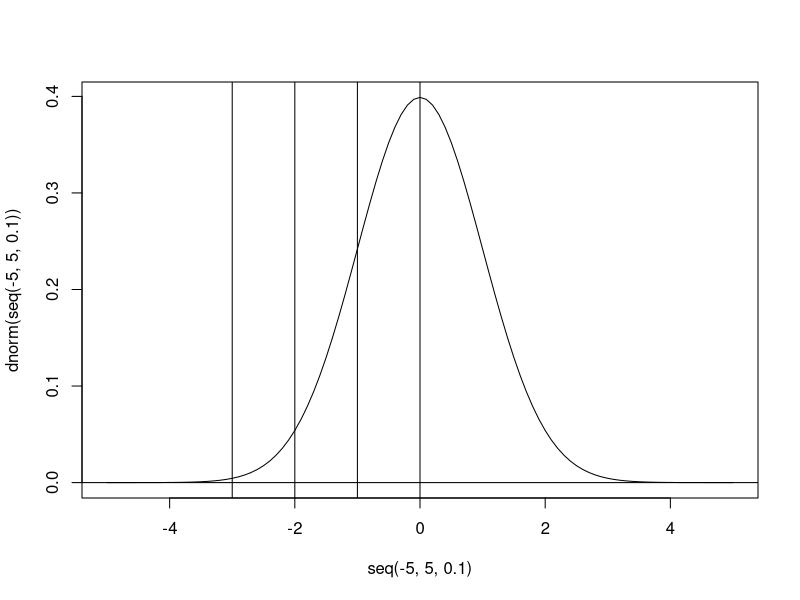
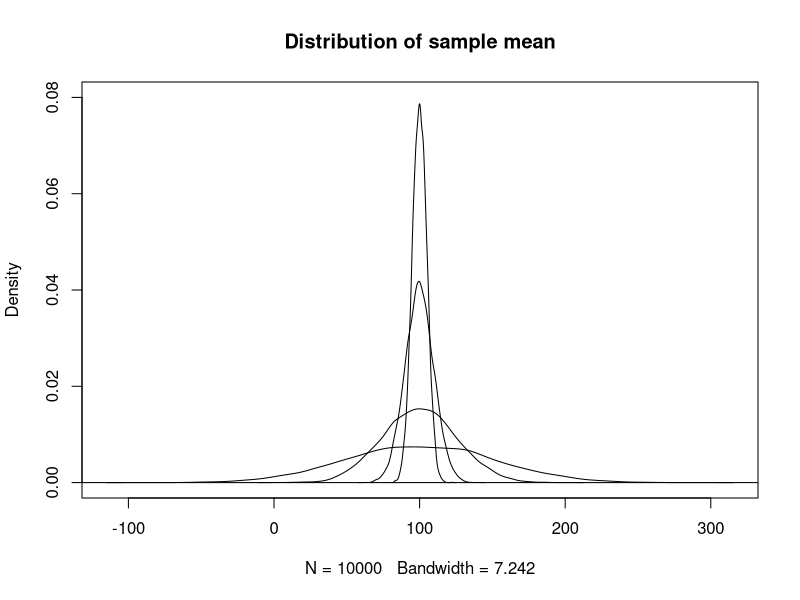
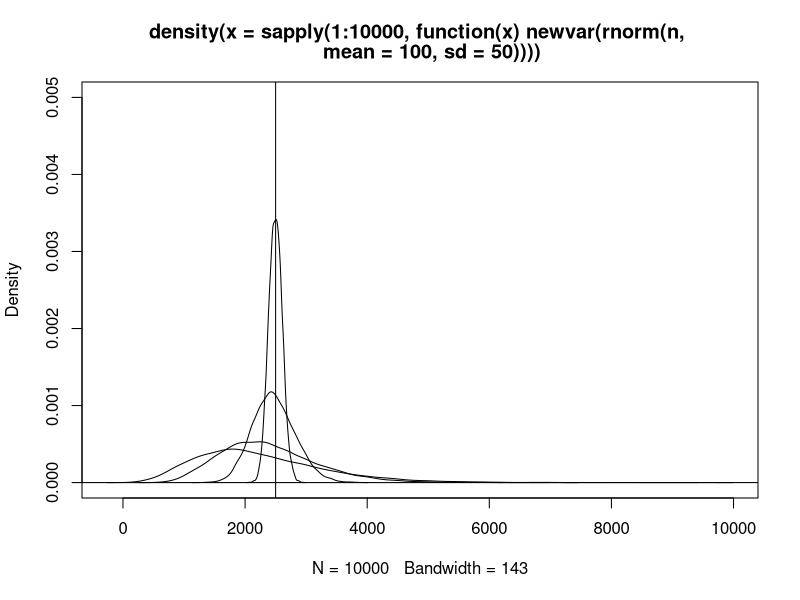
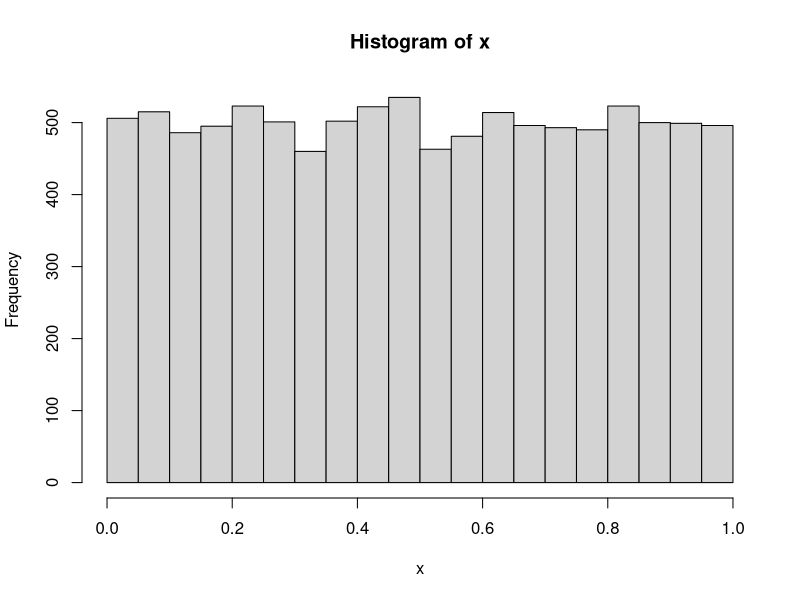
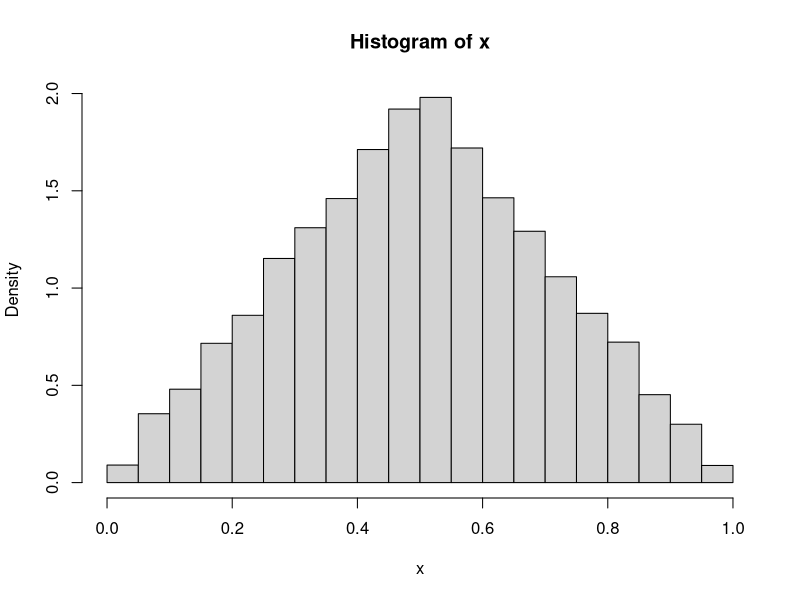
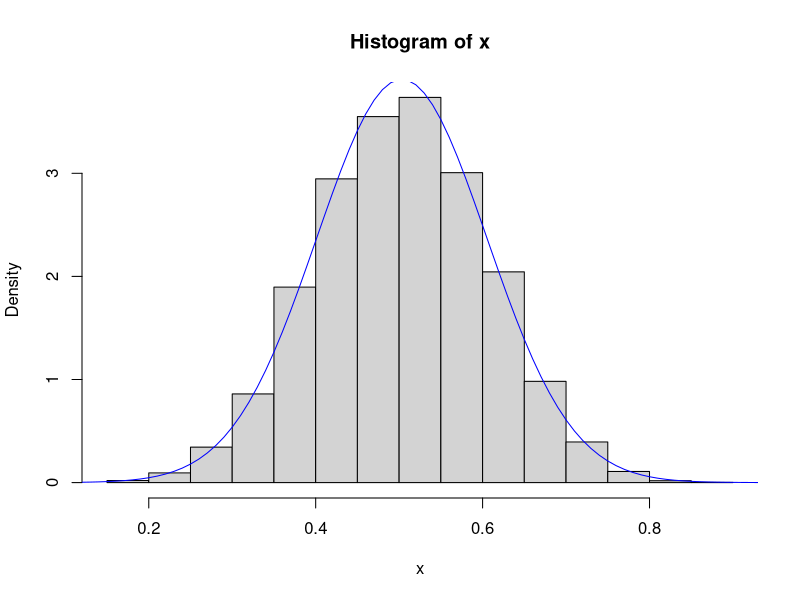

These figures' R source, in order: (Note: this script raises an error after producing the figures.)
# -------------------------------------------------------------------
# Lecture 1: Normal distribution, estimators, sampling distributions of estimators, tests of hypotheses

# Required libraries: --
  rm(list=ls())
  # source("http://klein.uk/R/myfunctions.R")
  ls()
# -------------------------------------------------------------------


# --- Standard normal distribution ---------------------------------

# Normal distribution: 68-95-99.7 or six sigma rule
  plot(dnorm(seq(-5,5,.1)) ~ seq(-5,5,.1), type="l")
  abline(h=0, v=c(-3,-2,-1,0))

# What proportion of observations are smaller than 0.83? (p.6)
  pnorm(0.83)

# What proportion of observations are greater than -2.15? (p.7)
  1 - pnorm(-2.15)

# Inverse of SND: F^{-1}(0.03) = ? (p.8)
  qnorm(0.03)

# Inventory example. (p.9ff)
  # What is the probability of a stockout?
  1 - pnorm(20, mean=15, sd=6)
  # If the prob of stockout is to be no more than 5%, what should the reorder point be?
  qnorm(1-0.05, mean=15, sd=6)




# --- Asymptotic properties of estimators (pages 33-35) ----------------

  # Simulate probability distribution of sample mean.
  d = function(n) density( sapply(1:10000, function(x) mean(rnorm(n, mean=100, sd=50))) )
  
  # Plot probability density of sample mean (sample size 1).
  plot( d(1), ylim=c(0,.08), main="Distribution of sample mean")
  abline(h=0)
    
  # Sample size 4, 25, and 100.
  sapply(c(4,25,100), function(x) lines( d(x) ) )




# --- Simulation: Sample variance, unbiased estimators (pages 37-39) ----

# --- PART A: Biased vs unbiased estimator for population variance.

# What's special about n-1 in the equation for the sample standard deviation?
# What would happen if we used n instead?

# Unbiased sample variance with denominator n-1
  var(0:1)

# Biased sample variance with denominator n
  newvar = function(x) 1/length(x) * sum( (x-mean(x))^2 )
  newvar(0:1)

# 1,000 Simulations (sample size 10) and mean of biased vs unbiased sample variance
  s2 = sapply(1:1000, function(x){ 
      sample10 = rnorm(10,mean=0,sd=1)
      c( var(sample10), newvar(sample10) )
    }
  )
  s2.unbiased = s2[1,]; mean(s2.unbiased)
  s2.biased = s2[2,]; mean(s2.biased)
    

# --- PART B: Consistency of the biased variance estimator.

# If the sample size is increased it ceases to matter whether we use n or n-1 in the denominator.
# Simulate distribution of biased sample variance for different sample sizes
  d = function(n) density( sapply(1:10000, function(x) newvar(rnorm(n, mean=100, sd=50))) )
  
  # Sample size 10
  plot(d(10), ylim=c(0,.005)); abline(h=0, v=50^2)
  
  # Sample sizes 20, 100, and 1000
  sapply(c(20,100,1000), function(x) lines(d(x)) )

# In summary, using n gives a biased estimate of the true variance. The smaller the sample size, the greater this
# discrepancy between the unbiased and biased estimator.




# --- Simulation: Central Limit Theorem (page 50) -------------------

# 10,000 draws from a uniform distribution. This is the parent distribution which is obviously non-Normal.
  x = runif(10000)
  hist(x)

# To compute an average, two observations are drawn at random from the parent distribution and averaged. 
# Then another sample of two is drawn and another value average is computed. This process is repeated 10,000 times.
  x = sapply(1:10000, function(x) mean(runif(2)) )
# Distribution of averages of two
  hist(x, freq=F)

# Repeatedly taking eight from the parent distribution and computing averages
  x = sapply(1:10000, function(x) mean(runif(8)) )
  hist(x, freq=F)
# Distribution of the mean approaches a Normal distribution
  lines(x=seq(0,1,.01), y=dnorm(seq(0,1,.01), mean(x), sd(x)), col="blue")




# --- Simulation: Power of a test (pages 67-69) -------------------------

# Define hypothesis test function.
  h.test.A = function(n, mu){ 
    sapply(mu, function(x) abs( mean( rnorm(n, mean=x, sd=1) ) ) > qnorm(0.975)/sqrt(n) )
  }

  h.test.B = function(n, mu){ 
    sapply(n, function(x) abs( mean( rnorm(x, mean=mu, sd=1) ) ) > qnorm(0.975)/sqrt(x) )
  }


# --- PART A: Power of a test and evidence against H0 -------------------

# Set values of sample size and population mean.
  n = 10
  mu = c(0, .05, .1, .2, 1, 2)
# Run simulation for sample size n=10 and population means of 0, .05, .1, .2, 1, and 2.
  data = sapply(1:10000, function(x) h.test(n=n, mu=mu))
# calculate percentage of rejections when null is not true (= power of test).
  rejections = sapply(1:6, function(x) sum(data[x,])/10000)
# To see the test's power, graph the prob of rejecting H0 against the evidence.
  plot(rejections ~ mu, ylab="Prob of rejecting H0", xlab="Evidence against H0", main="Power of test")
  lines(lowess(rejections ~ mu, f=0.5))
  abline(h=0.05)  # horizontal line for size of the test, i.e., Prob(rejecting H0 | H0 true)


# --- PART B: Power of a test and sample size ---------------------------

# Set values of sample size and population mean.
  n = c(10, 100, 1000)
  mu = 0.2
# Run simulation for population mean mu=0.2 and sample size of 10, 100 and 1000. 
  data = sapply(1:10000, function(x) h.test.B(n=n, mu=mu))
# calculate percentage of rejections when null is not true (= power of test).
  rejections = sapply(1:3, function(x) sum(data[x,])/10000)
# To see the test's power, graph the prob of rejecting H0 against the evidence.
  plot(rejections ~ n, ylab="Prob of rejecting H0", xlab="Sample size", main="Power of test")
  lines(lowess(rejections ~ n, f=0.5))

  
  

# -------------------------------------------------------------------
# --- End of Session ------------------------------------------------


